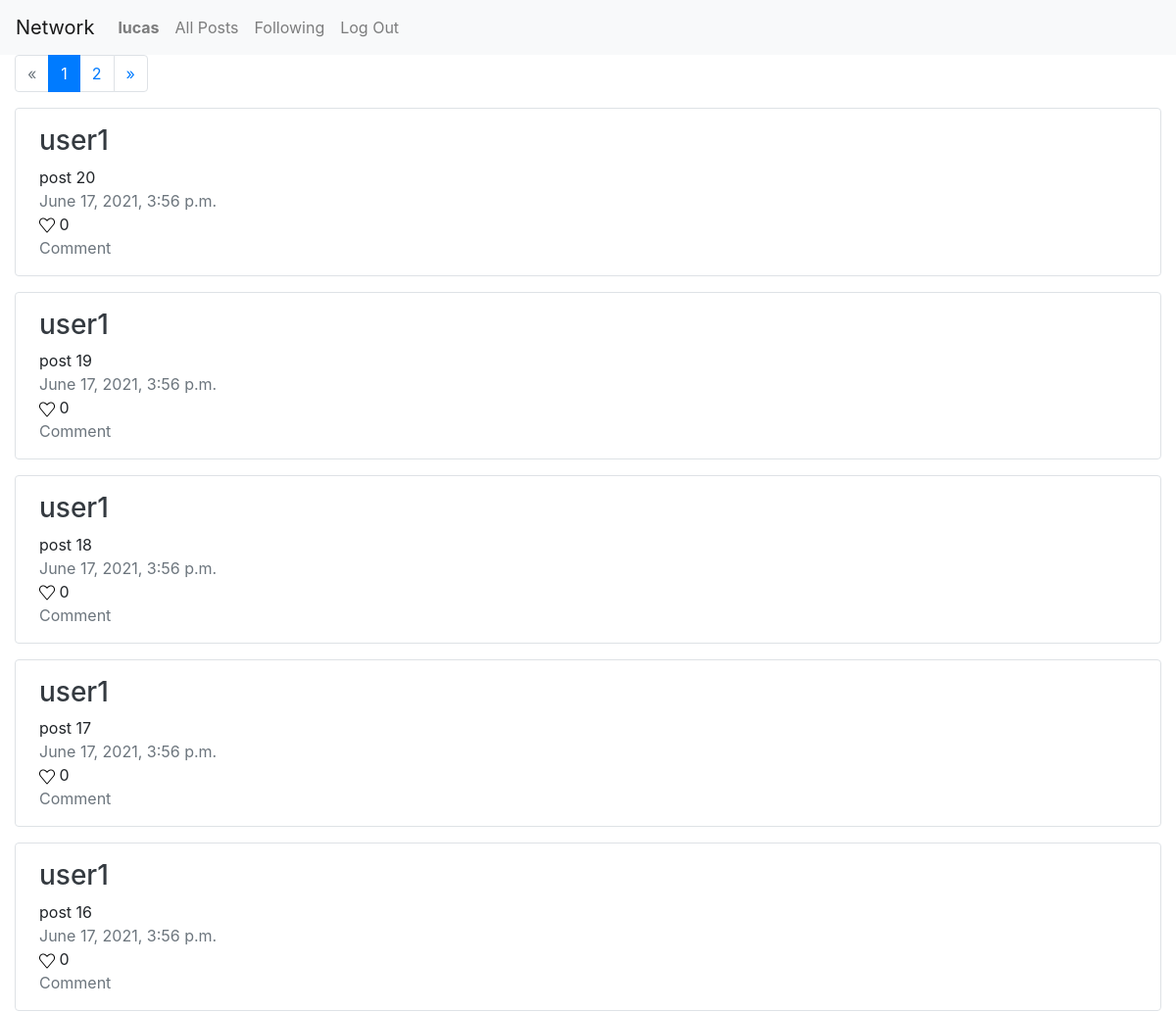
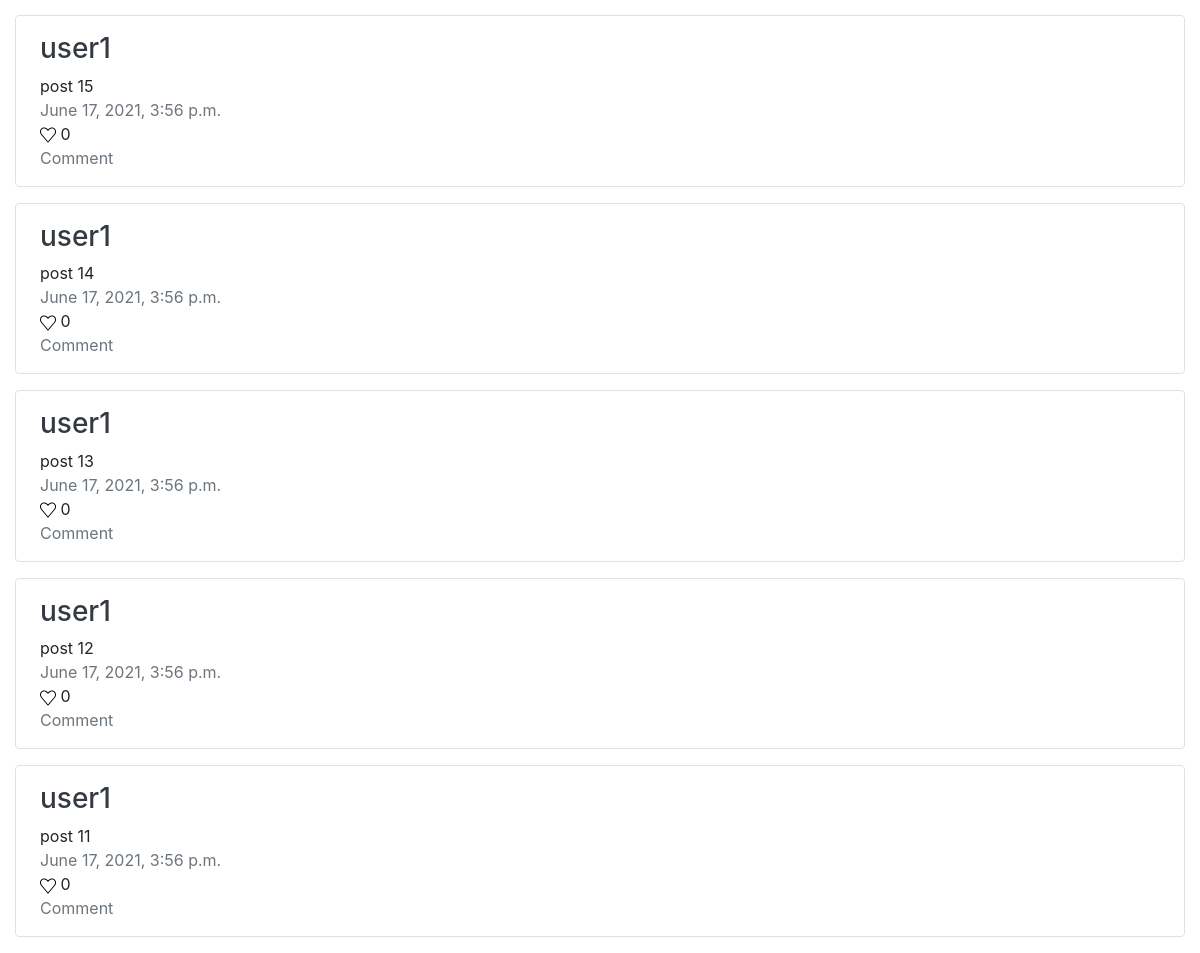
The page /following?page=1 (signed in) on the database its author committed (2 pictures, top to bottom).
### network/models.py (models this page shows, shortened)
class User(AbstractUser):
    followers = models.ManyToManyField('self', symmetrical=False, blank=True)

class Post(models.Model):
    creator = models.ForeignKey(User, on_delete=models.CASCADE, related_name="posts")
    content = models.CharField(max_length=512)
    timestamp = models.DateTimeField(auto_now_add=True)
    likers = models.ManyToManyField(User, related_name="posts_liked", blank=True)

### network/views.py (the view)
# urls.py: path("following", views.following, name="following"),
@login_required
def following(request):
    response = paginate("following", request.GET.get('page'), request.user)
    if "url_redirect" in response:
        return redirect(response["url_redirect"])
    elif "error" in response:
        raise Http404("Page does not exist")
    return render(request, "network/following.html", {
        "posts": response["posts"],
        "page_number": response["page_number"],
        "paginator": response["paginator"],
        "page": response["page"],
        "route_name": "following"
    })

### network/util.py (called while the page is built, shortened)
def paginate(route_name, p_nmbr_str, user=None):
    if route_name == "index":
        posts = Post.objects.all().order_by("-timestamp")
    elif route_name == "profile":
        posts = Post.objects.filter(creator=user).order_by("-timestamp")
    elif route_name == "following":
        followed = User.objects.filter(followers=user)
        posts = Post.objects.filter(creator__in=followed).order_by("-timestamp")
    paginator = Paginator(posts, 10)
    try:
        page_number = int(p_nmbr_str)
        page = paginator.page(page_number)
    except ValueError:
        return {"error": "Page does not exist"}
    except EmptyPage:
        return {"error": "Page does not exist"}
    return {
        "paginator": paginator,
        "page_number": page_number,
        "posts": page.object_list,
        "page":page,
    }

### network/templates/network/following.html
{% extends "network/layout.html" %}
{% block body %}
    <div class="container-fluid">
        {% include "network/posts.html" %}
    </div>
{% endblock %}

### network/templates/network/layout.html (shortened to what this page needs)
{% load static %}
<!DOCTYPE html>
<html lang="en">
    <head>
        <link rel="stylesheet" href="https://stackpath.bootstrapcdn.com/bootstrap/4.4.1/css/bootstrap.min.css">
        <link href="{% static 'network/styles.css' %}" rel="stylesheet">
    </head>
    <body>
        <nav class="navbar navbar-expand-lg navbar-light bg-light">
            <a class="navbar-brand" href="{% url 'index' %}">Network</a>
            <div>
              <ul class="navbar-nav mr-auto">
                {% if user.is_authenticated %}
                    <li class="nav-item">
                        <a class="nav-link" href="{% url 'profile' user.username %}"><strong>{{ user.username }}</strong></a>
                    </li>
                {% endif %}
                <li class="nav-item">
                  <a class="nav-link" href="{% url 'index' %}">All Posts</a>
                </li>
                {% if user.is_authenticated %}
                    <li class="nav-item">
                        <a class="nav-link" href="{% url 'following' %}">Following</a>
                    </li>
                    <li class="nav-item">
                        <a class="nav-link" href="{% url 'logout' %}">Log Out</a>
                    </li>
                {% endif %}
              </ul>
            </div>
          </nav>
        <div class="body">
            {% block body %}
            {% endblock %}
        </div>
    </body>
</html>

### network/templates/network/posts.html (shortened to what this page needs)
<nav aria-label="Page navigation">
    <ul class="pagination">
        {% if page.has_previous %}
            <li class="page-item">
                <a class="page-link" href="{% if profile_user %}{% url route_name profile_user %}{% else %}{% url route_name %}{% endif %}?page={{page_number|add:-1}}">
                    <span aria-hidden="true">&laquo;</span>
                </a>
            </li>
        {% else %}
            <li class="page-item disabled"><a class="page-link" href="#" tabindex="-1" aria-disabled="true"><span aria-hidden="true">&laquo;</span></a></li>
        {% endif %}
        {% for i in paginator.page_range %}
            {% if i == page_number %}
                <li class="page-item active">
                    <a class="page-link" href="{% if profile_user %}{% url route_name profile_user %}{% else %}{% url route_name %}{% endif %}?page={{i}}">{{i}}
                    </a>
                </li>
            {% else %}
                <li class="page-item">
                    <a class="page-link" href="{% if profile_user %}{% url route_name profile_user %}{% else %}{% url route_name %}{% endif %}?page={{i}}">{{i}}</a>
                </li>
            {% endif %}
        {% endfor %}
        {% if page.has_next %}
            <li class="page-item">
                <a class="page-link" href="{% if profile_user %}{% url route_name profile_user %}{% else %}{% url route_name %}{% endif %}?page={{page_number|add:1}}">
                    <span aria-hidden="true">&raquo;</span>
                </a>
            </li>
        {% else %}
            <li class="page-item disabled"><a class="page-link" href="#" tabindex="-1" aria-disabled="true"><span aria-hidden="true">&raquo;</span></a></li>
        {% endif %}
    </ul>
</nav>
{% for post in posts %}
    <div class="container-fluid border rounded my-3 px-4 py-3">
        <div class="container-fluid m-0 p-0">
            <a class="text-dark" href="{% url 'profile' post.creator.username %}"><h3>{{post.creator}}</h3></a>
        </div>
        <p id="{{post.id}}_content" class="m-0">{{post.content}}</p>
        <p class="m-0 text-secondary">{{post.timestamp}}</p>
        <div>
            <div data-id="{{post.id}}" class="image-container d-inline-block">
                {% if user.is_authenticated and not user in post.likers.all %}
                    {% load static %} <img id="{{post.id}}_image" class="like-image" src="{% static 'network/images/white_heart.png' %}" alt="Like button">
                {% else %}
                    {% load static %} <img id="{{post.id}}_image" class="like-image" src="{% static 'network/images/red_heart.png' %}" alt="Like button">
                {% endif %}
            </div>
            <p id="{{post.id}}_like_count" class="m-0 d-inline-block">{{post.likers.count}}</p>
        </div>
        <a class="text-secondary" href="#">Comment</a>
    </div>
{% endfor %}

### network/static/network/styles.css (style rules this page uses)
.like-image { max-width: 100%; }
.image-container { width: 16px; height: 16px; cursor: pointer; }

### rows shown on the page
User: username "lucas"
Post: creator "user1", content "post 20", timestamp "June 17, 2021, 3:56 p.m.", likers.count "0"
Post: creator "user1", content "post 19", timestamp "June 17, 2021, 3:56 p.m.", likers.count "0"
Post: creator "user1", content "post 18", timestamp "June 17, 2021, 3:56 p.m.", likers.count "0"
Post: creator "user1", content "post 17", timestamp "June 17, 2021, 3:56 p.m.", likers.count "0"
Post: creator "user1", content "post 16", timestamp "June 17, 2021, 3:56 p.m.", likers.count "0"
Post: creator "user1", content "post 15", timestamp "June 17, 2021, 3:56 p.m.", likers.count "0"
Post: creator "user1", content "post 14", timestamp "June 17, 2021, 3:56 p.m.", likers.count "0"
Post: creator "user1", content "post 13", timestamp "June 17, 2021, 3:56 p.m.", likers.count "0"
Post: creator "user1", content "post 12", timestamp "June 17, 2021, 3:56 p.m.", likers.count "0"
Post: creator "user1", content "post 11", timestamp "June 17, 2021, 3:56 p.m.", likers.count "0"

### other values the page prints
{{ i }} "1"
{{ i }} "2"
